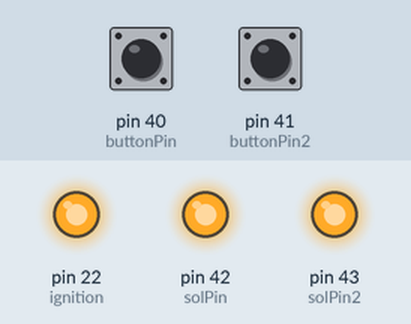
Recording of a sketch running on a simulated Arduino Mega 2560, built with avr-gcc and run on an emulated ATmega2560. Parts: output pins drawn as LEDs (lit = HIGH). The test bench sets the inputs (shaded band); at power-on: pin 40 (buttonPin) LOW, pin 41 (buttonPin2) LOW.

Above: at 1.2 s.
1.3 s: pin 40 (buttonPin) pulled HIGH for 0.15 s
At 2.1 s:
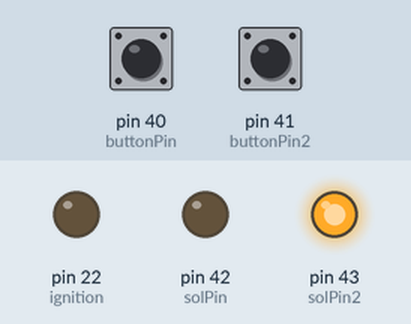
3.8 s: pin 41 (buttonPin2) pulled HIGH for 0.15 s
At 4.5 s:
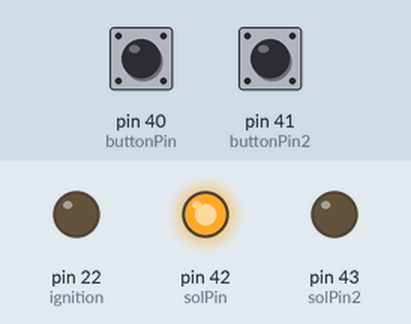
6.3 s: pin 41 (buttonPin2) pulled HIGH for 3.2 s
At 10.6 s:
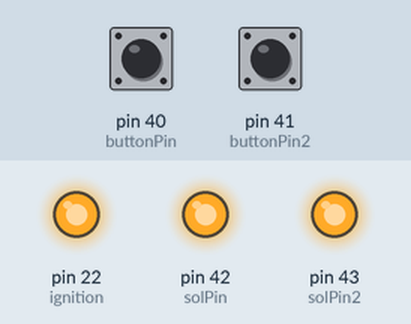
11.8 s: pin 40 (buttonPin) pulled HIGH for 3.2 s
At 12.6 s:
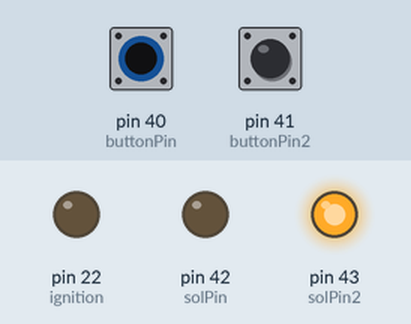
16.5 s: pin 40 (buttonPin) driven HIGH and pin 41 (buttonPin2) driven HIGH
At 18.5 s:
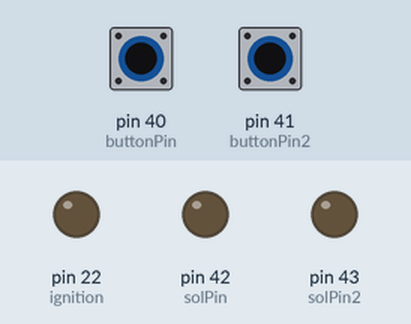
Timing chart, 0 to 20.0 s (numbered marks = the images above; inputs shaded):
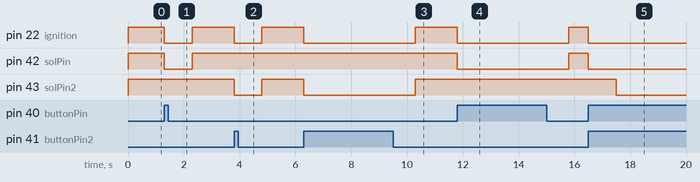

Measured:
- after the input at 1.3 s, pin 22 (ignition), pin 42 (solPin): HIGH → LOW at once, → HIGH 1.0 s later
- after the input at 3.8 s, pin 22 (ignition), pin 43 (solPin2): HIGH → LOW at once, → HIGH 1.0 s later
- after the input at 6.3 s, pin 22 (ignition), pin 43 (solPin2): HIGH → LOW at once, → HIGH 4.0 s later
- after the input at 11.8 s, pin 22 (ignition), pin 42 (solPin): HIGH → LOW at once, → HIGH 4.0 s later
- after the input at 16.5 s, pin 22 (ignition), pin 42 (solPin): HIGH → LOW at once; pin 43 (solPin2): HIGH → LOW after 1.0 s

The sketch:

shiftController.ino
```cpp
  /*
    Button

   Turns on and off relays connected to digital
   pin 42 &43, when pressing a pushbutton attached to pin 2.


   The circuit:
   * relays attached from pin 42&43 to ground
   * pushbutton attached to pin 2 from +5V
   * 10K resistor attached to pin 40 & 41 from ground

   */


  // constants won't change. They're used here to
  // set pin numbers:
  const int buttonPin = 40;     // the number of the pushbutton pin
  const int solPin =  42;      // the number of the LED pin
  const int buttonPin2 = 41;     // the number of the pushbutton pin
  const int solPin2 =  43;
  const int ignition = 22;
  float del = 1000; //this is the amount of delay in ms
  // variables will change:
  int buttonState = 0;         // variable for reading the pushbutton status
  int buttonState2 = 0;
  void setup() {

    // initialize the solenoid pin as an output:
    pinMode(solPin, OUTPUT);
    pinMode(solPin2, OUTPUT);
    pinMode(ignition, OUTPUT);
    // initialize the pushbutton pin as an input:
    pinMode(buttonPin, INPUT);
    pinMode(buttonPin2, INPUT);
  }

  void loop(){


    // read the state of the pushbutton value:
    buttonState = digitalRead(buttonPin);
    buttonState2 = digitalRead(buttonPin2);

    // check if the pushbutton is pressed.
    // if it is, the buttonState is HIGH:
    if (buttonState == HIGH) {
      // turn solenoid on:
      digitalWrite(solPin, LOW);
      digitalWrite(ignition, LOW);
    delay(del); //delay for 100 ms
    }
    else {
      // turn solenoid off:
      digitalWrite(solPin, HIGH);
      digitalWrite(ignition, HIGH);
    }

    if (buttonState2 == HIGH) {
      // turn solenoid on:
      digitalWrite(solPin2, LOW);
      digitalWrite(ignition, LOW);
    delay(del); //delay for 100 ms
    }
    else {
      // turn solenoid off:
      digitalWrite(solPin2, HIGH);
      digitalWrite(ignition, HIGH);
    }
  }
```
